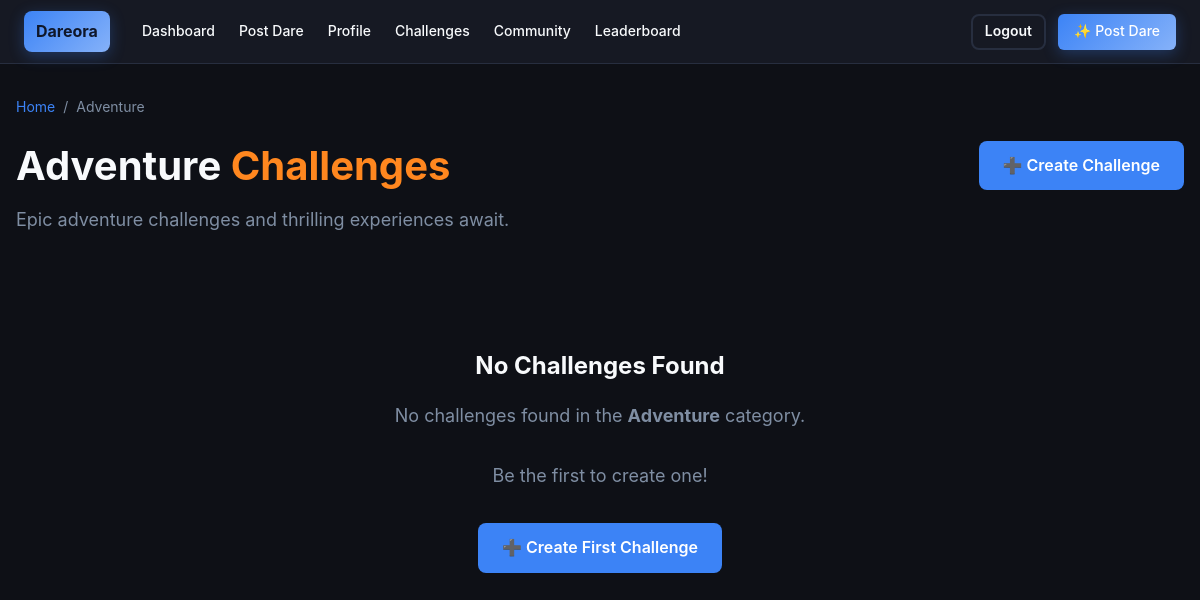
The app's page /explore/category/adventure/ (signed in), older data.
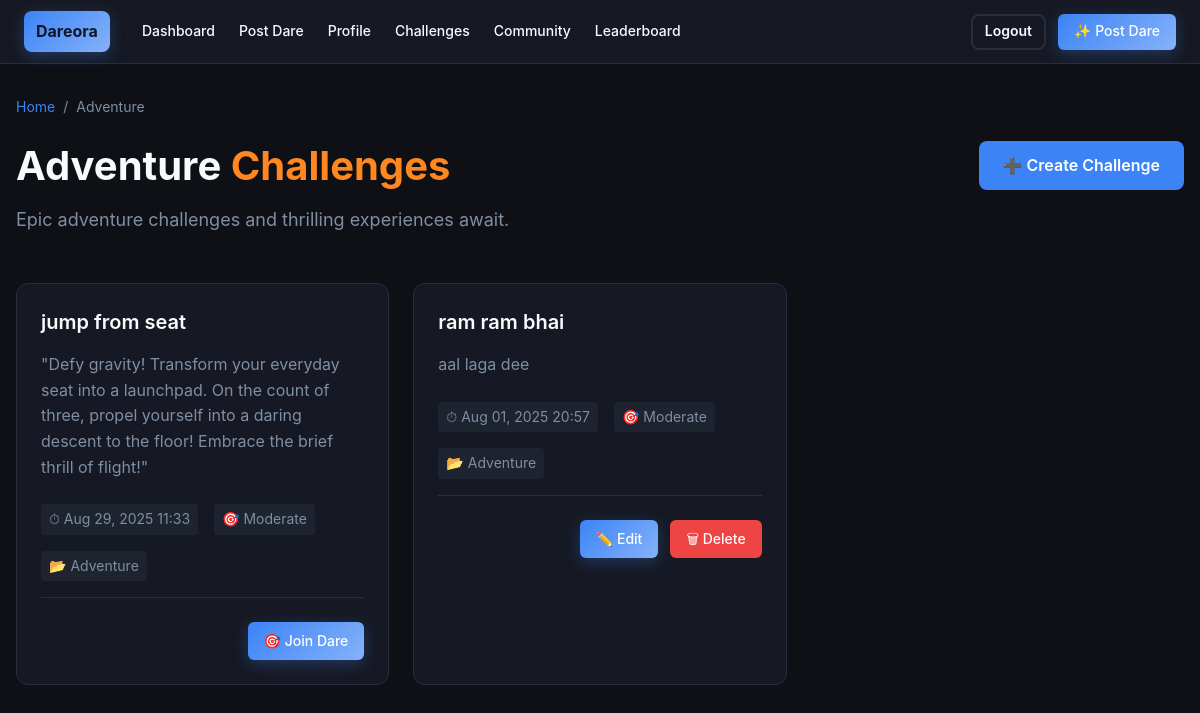
The same page, newer data.
### postdare/models.py (models this page shows, shortened)
class Dare_project(models.Model):
    user = models.ForeignKey(User, on_delete=models.CASCADE, related_name='dares')
    dare_title = models.CharField(max_length=100)
    description = models.TextField(max_length=500)
    time_limit = models.DateTimeField(blank=True, null=True)
    category = models.CharField(max_length=50)
    difficulty = models.CharField(max_length=10, default='Moderate')
    tags = models.CharField(max_length=200, blank=True, null=True)
    created_at = models.DateTimeField(auto_now_add=True)
    updated_at = models.DateTimeField(auto_now=True)
    is_active = models.BooleanField(default=True)

### explore/views.py (the view)
# urls.py: path("category/<slug:category_slug>/", views.category_dares, name="category_dares"),
@login_required
def category_dares(request, category_slug):
    dares = Dare_project.objects.filter(category__iexact=category_slug).order_by('-id')
    print(f"Dares found for category '{category_slug}': {dares.count()}")
    for dare in dares:
        print(f"- {dare.dare_title}")
    return render(request, 'category_dares.html', {
        'dares': dares,
        'category': category_slug
    })

### templates/category_dares.html (shortened to what this page needs)
{% extends "base.html" %}
{% block body %}
<main class="main-content">
    <div class="container">
        <div class="page-header">
            <div class="header-content">
                <div class="breadcrumb">
                    <a href="{% url 'explore' %}">Home</a>
                    <span>/</span>
                    <span>{{ category|title }}</span>
                </div>
                <h1 class="page-title">{{ category|title }} <span class="title-highlight">Challenges</span></h1>
                <p class="page-subtitle">Epic {{ category|lower }} challenges and thrilling experiences await.</p>
            </div>
            <a href="{% url 'postdare' %}" class="create-btn">
                ➕ Create Challenge
            </a>
        </div>
        <div class="challenges-grid">
            {% for dare in dares %}
            <div class="challenge-card">
                <h3 class="challenge-title">{{ dare.dare_title }}</h3>
                <p class="challenge-description">{{ dare.description }}</p>
                <div class="challenge-meta">
                    {% if dare.time_limit %}
                    <span class="meta-item">⏱ {{ dare.time_limit|date:"M d, Y H:i" }}</span>
                    {% endif %}
                    {% if dare.difficulty %}
                    <span class="meta-item">🎯 {{ dare.difficulty }}</span>
                    {% endif %}
                    <span class="meta-item">📂 {{ dare.category|title }}</span>
                </div>
                <div class="card-actions">
                    {% if dare.user == request.user %}
                        <a href="{% url 'edit_dare' dare.id %}" class="btn-primary">✏️ Edit</a>
                        <a href="{% url 'delete_dare' dare.id %}" class="btn-secondary"
                           onclick="return confirm('Are you sure you want to delete this challenge?')">🗑 Delete</a>
                    {% else %}
                        <a href="{% url 'accept_dare' dare.id %}" class="btn-primary">🎯 Join Dare</a>
                    {% endif %}
                </div>
            </div>
            {% empty %}
            <div class="no-challenges">
                <h3>No Challenges Found</h3>
                <p>No challenges found in the <strong>{{ category|title }}</strong> category.</p>
                <p>Be the first to create one!</p>
                <a href="{% url 'postdare' %}">
                    ➕ Create First Challenge
                </a>
            </div>
            {% endfor %}
        </div>
    </div>
</main>
{% endblock %}

### templates/base.html (shortened to what this page needs)
<!DOCTYPE html>
<html lang="en">
<head>
</head>
<body>
    <header class="header">
        <div class="header-left">
            <a href="{% url 'home' %}" class="logo">
                <div class="logo-text">Dareora</div>
            </a>
            <nav class="nav">
                <a href="{% url 'dashboard_home' %}">Dashboard</a>
                <a href="{% url 'postdare' %}" >Post Dare</a>
                <a href="{% url 'profile' %}">Profile</a>
                <a href="{% url 'explore' %}">Challenges</a>
                <a href="{% url 'community' %}">Community</a>
                <a href="{% url 'leaderboard' %}">Leaderboard</a>
            </nav>
        </div>
        <div class="header-right">
            {% if user.is_authenticated %}
            <a href="{% url 'logout' %}" class="btn btn-outline">Logout</a>
            {% else %}
            <a href="{% url 'login' %}" class="btn btn-outline">Login</a>
            {% endif %}
            <a href="{% url 'postdare' %}" class="btn btn-primary">✨ Post Dare</a>
        </div>
    </header>
    {% block body %}
    {% endblock %}
</html>

### templates/base.html (style rules this page uses)
* { margin: 0; padding: 0; box-sizing: border-box; }
:root { --background: hsl(220, 23%, 7%); --foreground: hsl(210, 40%, 98%); --card: hsl(222, 23%, 11%); --card-foreground: hsl(210, 40%, 98%); --primary: hsl(217, 91%, 60%); --primary-foreground: hsl(222.2, 47.4%, 11.2%); --secondary: hsl(222, 23%, 15%); --secondary-foreground: hsl(210, 40%, 98%); --muted: hsl(222, 23%, 15%); --muted-foreground: hsl(215.4, 16.3%, 56.9%); --border: hsl(222, 23%, 20%); --radius: 0.75rem; }
body { font-family: -apple-system, BlinkMacSystemFont, 'Segoe UI', 'Roboto', 'Oxygen', 'Ubuntu', 'Cantarell', sans-serif; background-color: var(--background); color: var(--foreground); line-height: 1.5; min-height: 100vh; }
.header { background-color: var(--card); border-bottom: 1px solid var(--border); padding: 0 1rem; height: 4rem; display: flex; align-items: center; justify-content: space-between; position: relative; z-index: 100; }
@media (min-width: 1024px) { .header { padding: 0 1.5rem; } }
.header-left { display: flex; align-items: center; gap: 2rem; }
.logo { display: flex; align-items: center; text-decoration: none; }
.logo-text { padding: 0.5rem 0.75rem; background: linear-gradient(135deg, var(--primary), hsl(217, 91%, 75%)); border-radius: 0.5rem; display: flex; align-items: center; justify-content: center; color: var(--primary-foreground); font-weight: bold; font-size: 1rem; box-shadow: 0 4px 15px rgba(59, 130, 246, 0.3); }
.nav { display: none; align-items: center; gap: 1.5rem; }
@media (min-width: 1024px) { .nav { display: flex; } }
.nav a { color: var(--foreground); text-decoration: none; font-size: 0.875rem; font-weight: 500; transition: color 0.2s; }
.header-right { display: flex; align-items: center; gap: 0.75rem; }
.btn { display: inline-flex; align-items: center; justify-content: center; gap: 0.5rem; white-space: nowrap; border-radius: 0.5rem; font-size: 0.875rem; font-weight: 600; border: none; cursor: pointer; transition: all 0.2s; text-decoration: none; padding: 0.5rem 0.75rem; height: 2.25rem; }
.btn-outline { background: transparent; color: var(--foreground); border: 2px solid var(--border); }
.btn-primary { background: linear-gradient(135deg, var(--primary), hsl(217, 91%, 75%)); color: var(--primary-foreground); border: none; box-shadow: 0 4px 15px rgba(59, 130, 246, 0.3); }
.main-content { position: relative; }

Row changes from the older to the newer data that the page shows:
added Dare_project: dare_title "jump from seat", description "\"Defy gravity! Transform your everyday seat into a launchpad. On the count of three, propel yourself into a daring descent to the floor! Embrace the brief thrill of flight!\"", time_limit "Aug 29, 2025 11:33", difficulty "Moderate", category "Adventure", shows "🎯 Join Dare"
added Dare_project: dare_title "ram ram bhai", description "aal laga dee", time_limit "Aug 01, 2025 20:57", difficulty "Moderate", category "Adventure", shows "✏️ Edit"
Text that changed along with them:
{{ category|title }}: "Adventure" → (not shown)
text no longer shown: "No Challenges Found No challenges found in the category. Be the first to create one! ➕ Create First Challenge"
